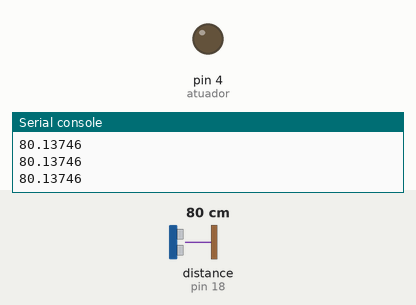
The program below on a simulated MicroPython board. Shown: output pins drawn as LEDs (lit = HIGH), the last lines printed to the serial console. Dashed ring = blinking. The test bench sets the inputs (shaded band); at power-on: distance to the obstacle (sensor on pin 18) 80 cm. The echo pulse lasts 58.3 µs per cm; library files of the repository ran but are not shown: hcsr04.py; pins used as bus, display or sensor lines are not drawn.

Above: at 1.2 s.
1.3 s: distance to the obstacle (sensor on pin 18) set to 53 cm
2.8 s: distance to the obstacle (sensor on pin 18) set to 46 cm
At 3.6 s:
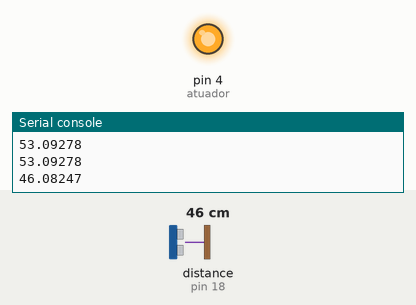
5.8 s: distance to the obstacle (sensor on pin 18) set to 6 cm
8.8 s: distance to the obstacle (sensor on pin 18) set to 3 cm
At 9.8 s:
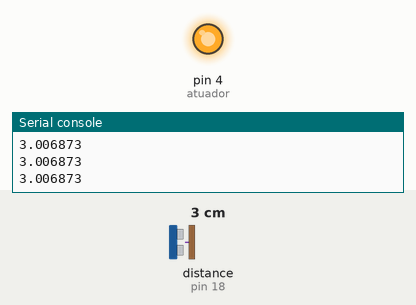
10.3 s: distance to the obstacle (sensor on pin 18) set to 9 cm
At 11.07 s:
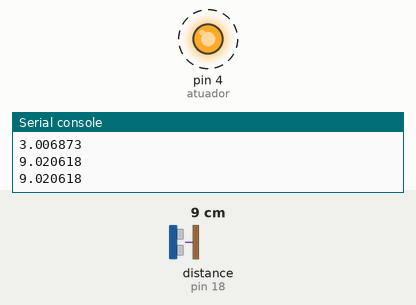
Timing chart, 0 to 14.3 s (numbered marks = the images above; inputs shaded):
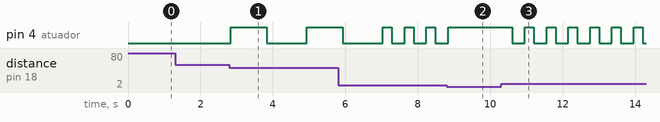

The program:

sensor_de_re_simples.py
```python
from machine import Pin
from hcsr04 import HCSR04
from time import sleep

sensor = HCSR04(trigger_pin=5, echo_pin=18, echo_timeout_us=10000)
atuador = Pin(4, Pin.OUT)
atuador.value(0)

while True:
    distance = sensor.distance_cm()
    print(distance)
    if distance <= 5 and distance > 0:
        atuador.value(1)
    elif distance > 5 and distance <= 10:
        atuador.value(1)
        sleep(0.25)
        atuador.value(0)
        sleep(0.25)
    elif distance > 10 and distance <= 25:
        atuador.value(1)
        sleep(0.5)
        atuador.value(0)
        sleep(0.5)
    elif distance > 25 and distance <= 50:
        atuador.value(1)
        sleep(1)
        atuador.value(0)
        sleep(1)
    sleep(0.1)
```

Measured:
- the behaviour switches between 50 and 49 cm on distance to the obstacle (sensor on pin 18) (found by bisection; images 0 and 1)
- after the input at 2.8 s, pin 4 (atuador): LOW → HIGH at once, → LOW 1.0 s later, → HIGH 1.1 s later
- after the input at 8.8 s, pin 4 (atuador): goes on until 8.8 s, then stays HIGH
- after the input at 10.3 s, pin 4 (atuador): alternates HIGH for 0.25 s and LOW for 0.35 s, starting after 0.30 s
